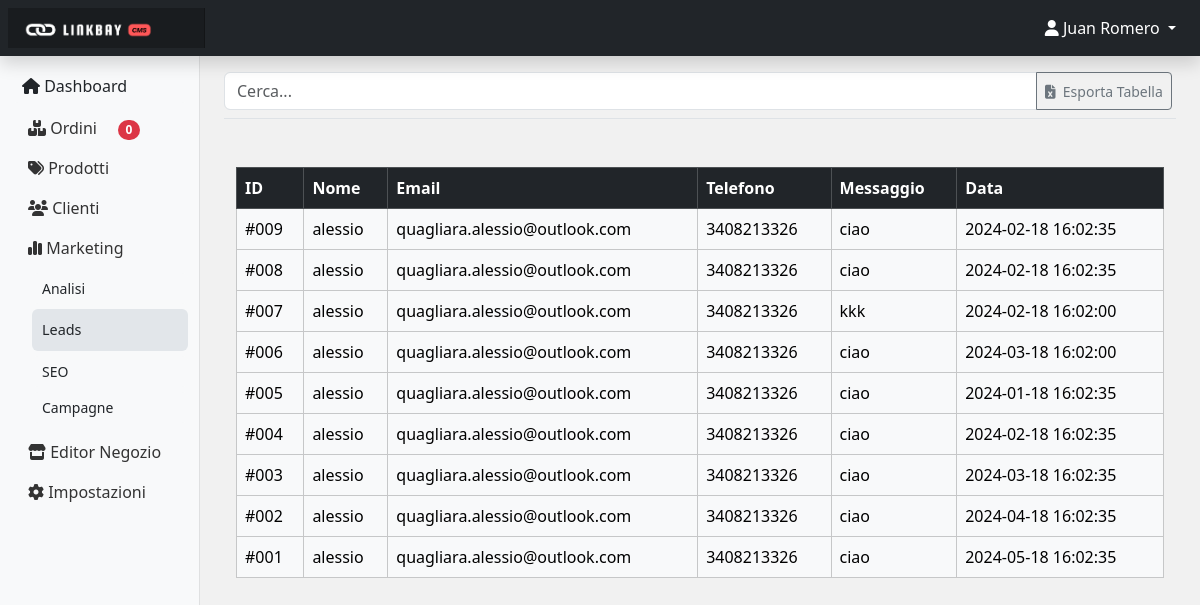
The page /admin/ui/leads.php (signed in) on the database as committed earlier.
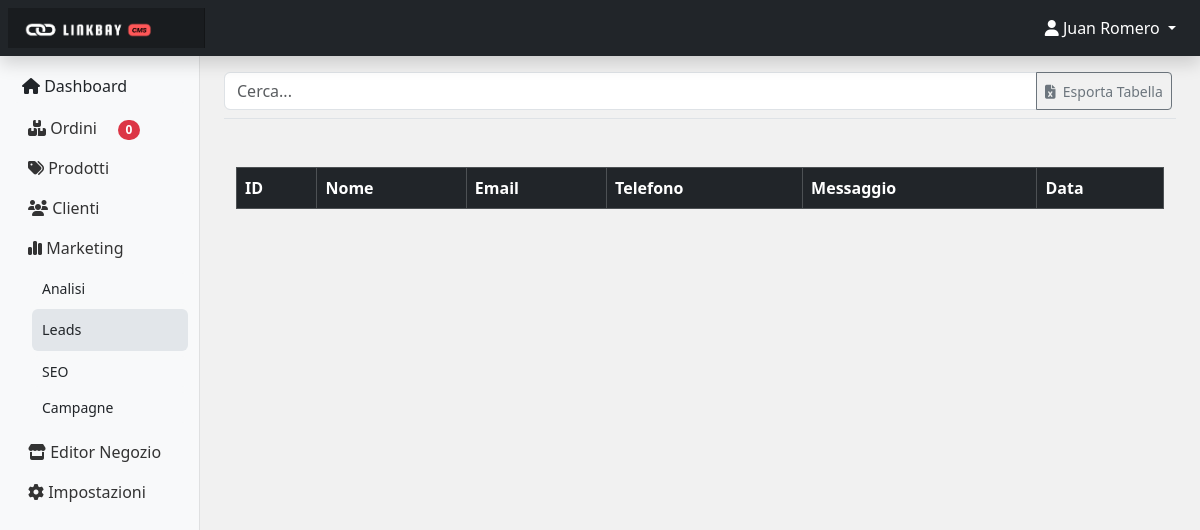
The same page on the database as committed later.
### tables this page shows
CREATE TABLE `leads` (
  `lead` int(11) NOT NULL,
  `nome` varchar(255) NOT NULL,
  `email` varchar(255) NOT NULL,
  `telefono` varchar(255) NOT NULL,
  `messaggio` text NOT NULL,
  `data_rec` datetime NOT NULL
);

### app.php (the view, shortened to what this page needs)
<?php
function ordiniNav() {
    require '../../conn.php';
    $ordersByState = [];
    $totalOrdersQuery = "SELECT COUNT(*) as total FROM ordini WHERE stato_ordine != 'Completo' AND stato_ordine != 'Abbandonato'";
    $totalOrdersResult = $conn->query($totalOrdersQuery);
    if ($totalOrdersRow = $totalOrdersResult->fetch_assoc()) {
        $ordersByState['totali'] = $totalOrdersRow['total'];
    }
    $states = ['Inevaso', 'Da Spedire', 'Abbandonato'];
    foreach ($states as $state) {
        $query = "SELECT COUNT(*) as total FROM ordini WHERE stato_ordine = '$state'";
        $result = $conn->query($query);
        if ($row = $result->fetch_assoc()) {
            $ordersByState[strtolower($state)] = $row['total'];
        }
    }
    return $ordersByState;
}
function listaLeads() {
    require '../../conn.php';
    $html = '<div class="container mt-5">';
    $html .= '<div class="table-responsive">';
    $html .= '<table class="table table-bordered table-hover" id="myTable">';
    $html .= '<thead class="table-dark">';
    $html .= '<tr>';
    $html .= '<th>ID</th>';
    $html .= '<th>Nome</th>';
    $html .= '<th>Email</th>';
    $html .= '<th>Telefono</th>';
    $html .= '<th>Messaggio</th>';
    $html .= '<th>Data</th>';
    $html .= '</tr>';
    $html .= '</thead>';
    $html .= '<tbody class="table-light">';
    $query = "SELECT * FROM leads ORDER BY lead DESC";
    $result = mysqli_query($conn, $query);
    while ($row = mysqli_fetch_assoc($result)) {
        $html .= "<tr style='cursor: pointer;' onclick='apriModifica(" . $row['lead'] . ")'>";
        $html .= "<td>#00" . htmlspecialchars($row['lead'], ENT_QUOTES) . "</td>";
        $html .= "<td>" . htmlspecialchars($row['nome'], ENT_QUOTES) . "</td>";
        $html .= "<td>" . htmlspecialchars($row['email'], ENT_QUOTES) . "</td>";
        $html .= "<td>" . htmlspecialchars($row['telefono'], ENT_QUOTES) . "</td>";
        $html .= "<td>" . htmlspecialchars($row['messaggio'], ENT_QUOTES) . "</td>";
        $html .= "<td>" . htmlspecialchars($row['data_rec'], ENT_QUOTES) . "</td>";
        $html .= "</tr>";
    }
    $html .= '</tbody>';
    $html .= '</table>';
    $html .= '</div>';
    $html .= '</div>';
    return $html;
}
?>

### admin/ui/leads.php (shortened to what this page needs)
<?php
require ('../../app.php');
?>
<!DOCTYPE html>
<html lang="it">
<head>
    <?php include '../materials/head_content.php'; ?>
</head>
<body style="background-color: #f1f1f1;">
    <?php
    $sidebar_cate = 'marketing';
    $currentPage = basename($_SERVER['PHP_SELF']);
    include '../materials/sidebar.php';
    ?>
<main class="col-md-9 ms-sm-auto col-lg-10 px-md-4">
               <div class="d-flex justify-content-between flex-wrap flex-md-nowrap align-items-center pt-3 pb-2 mb-3 border-bottom">
                   <div class="input-group">
                       <input class="form-control" id="searchInput" type="text" placeholder="Cerca..." aria-label="Cerca">
                       <button class="btn btn-sm btn-outline-secondary" type="button" onclick="exportToExcel()"><i class="fa-solid fa-file-excel"></i>&nbsp; Esporta Tabella</button>&nbsp;
                   </div>
               </div>
               <?php echo listaLeads();?>
           </main>
<?php include '../materials/script.php'; ?>
</body>
</html>

### admin/materials/head_content.php (shortened to what this page needs)
<link href="https://cdn.jsdelivr.net/npm/bootstrap@5.3.3/dist/css/bootstrap.min.css" rel="stylesheet">
<link rel="stylesheet" href="https://cdnjs.cloudflare.com/ajax/libs/font-awesome/6.1.1/css/all.min.css">
<link rel="stylesheet" href="../materials/dashboard.css">

### admin/materials/sidebar.php (shortened to what this page needs)
<?php
$conteggiOrdini = ordiniNav();
?>
<header class="navbar navbar-dark sticky-top bg-dark flex-md-nowrap p-2 shadow">
  <a class="navbar-brand col-md-3 col-lg-2 me-0 px-3" href="#"><img src="../materials/logo_sidebar.png" width="130px" alt=""></a>
        <ul class="nav flex-column">
          <li class="nav-item dropdown">
            <a class="nav-link dropdown-toggle text-white" href="#" id="navbarDropdown" role="button" data-bs-toggle="dropdown" aria-expanded="false">
            <span class="fas fa-user"></span>&nbsp;<?php echo $_SESSION['nome'];?>&nbsp;<?php echo $_SESSION['cognome'];?>
            </a>
          </li>
        </ul>
</header>
<div class="container-fluid">
  <div class="row">
    <nav id="sidebarMenu" class="col-md-3 col-lg-2 d-md-block bg-light sidebar collapse">
      <div class="position-sticky pt-3">
        <ul class="nav flex-column">
          <li class="nav-item">
            <a class="link-dark rounded <?php if($currentPage == 'homepage.php'){echo 'custom-link-active';}else{echo 'custom-link';} ?>" href="homepage">
            <span class="fas fa-home"></span>
              Dashboard
            </a>
          </li>
          <li class="nav-item">
            <a class="nav-link" data-bs-toggle="collapse" href="#gestioneOrdiniCollapse" role="button" aria-expanded="false" aria-controls="gestioneOrdiniCollapse">
            <i class="fa-solid fa-boxes-stacked"></i>
              Ordini &nbsp;&nbsp;&nbsp;&nbsp;<span class="badge bg-danger rounded-pill"><?php echo $conteggiOrdini['totali']; ?></span>
            </a>
          </li>
          <li class="nav-item">
            <a class="nav-link" data-bs-toggle="collapse" href="#gestioneProdottiCollapse" role="button" aria-expanded="false" aria-controls="gestioneProdottiCollapse">
            <i class="fa-solid fa-tags"></i>
              Prodotti
            </a>
          </li>
          <li class="nav-item">
            <a class="nav-link" data-bs-toggle="collapse" href="#gestioneClientiCollapse" role="button" aria-expanded="false" aria-controls="gestioneClientiCollapse">
            <i class="fa-solid fa-users"></i>
              Clienti
            </a>
          </li>
          <li class="nav-item">
            <a class="nav-link" data-bs-toggle="collapse" href="#gestioneMarketingCollapse" role="button" aria-expanded="false" aria-controls="gestioneMarketingCollapse">
            <i class="fa-solid fa-chart-simple"></i>
              Marketing
            </a>
            <div class="collapse <?php if($sidebar_cate == 'marketing'){echo 'show';} ?>" id="gestioneMarketingCollapse">
              <ul class="btn-toggle-nav list-unstyled fw-normal pb-1 small" style="margin-left: 20px;">
                <li><a href="analisi" class="link-dark rounded <?php if($currentPage == 'analisi.php'){echo 'custom-link-active';}else{echo 'custom-link';} ?>">Analisi</a></li>
                <li><a href="leads" class="link-dark rounded <?php if($currentPage == 'leads.php'){echo 'custom-link-active';}else{echo 'custom-link';} ?>">Leads</a></li>
                <li><a href="seo" class="link-dark rounded <?php if($currentPage == 'seo.php'){echo 'custom-link-active';}else{echo 'custom-link';} ?>">SEO</a></li>
                <li><a href="campagne" class="link-dark rounded <?php if($currentPage == 'campagne.php'){echo 'custom-link-active';}else{echo 'custom-link';} ?>">Campagne</a></li>
              </ul>
            </div>
          </li>
          <li class="nav-item">
            <a class="nav-link" data-bs-toggle="collapse" href="#gestioneNegozioCollapse" role="button" aria-expanded="false" aria-controls="gestioneNegozioCollapse">
            <i class="fa-solid fa-store"></i>
            Editor Negozio
            </a>
          </li>
          <li class="nav-item">
            <a class="nav-link" data-bs-toggle="collapse" href="#gestioneSettingCollapse" role="button" aria-expanded="false" aria-controls="gestioneSettingCollapse">
            <i class="fa-solid fa-gear"></i>
              Impostazioni
            </a>
          </li>
        </ul>
      </div>
    </nav>
  </div>
</div>

### admin/materials/script.php (shortened to what this page needs)
<link href="https://cdn.jsdelivr.net/npm/bootstrap@5.3.3/dist/css/bootstrap.min.css" rel="stylesheet">

### admin/materials/dashboard.css (style rules this page uses)
body { font-size: .875rem; }
.sidebar { position: fixed; top: 0; bottom: 0; left: 0; z-index: 100; padding: 48px 0 0; box-shadow: inset -1px 0 0 rgba(0, 0, 0, .1); }
.sidebar .nav-link { font-weight: 500; color: #333; }
.navbar-brand { padding-top: .75rem; padding-bottom: .75rem; font-size: 1rem; background-color: rgba(0, 0, 0, .25); box-shadow: inset -1px 0 0 rgba(0, 0, 0, .25); }

### admin/materials/sidebar.php (style rules this page uses)
.custom-link { display: block; padding: 5px 10px; margin: 5px 0; background-color: #f8f9fa; color: Black; border-radius: 5px; text-decoration: none; transition: background-color 0.2s ease-in-out; }
.custom-link-active { display: block; padding: 5px 10px; margin: 5px 0; background-color: #e2e6ea; text-decoration: none; color: #ff5758; padding: 10px; font-size: 0.9rem; }

Rows that differ between the two databases and show on the page:
removed leads: lead "9", nome "alessio", email "quagliara.alessio@outlook.com", telefono "3408213326", messaggio "ciao", data_rec "2024-02-18 16:02:35"
removed leads: lead "8", nome "alessio", email "quagliara.alessio@outlook.com", telefono "3408213326", messaggio "ciao", data_rec "2024-02-18 16:02:35"
removed leads: lead "7", nome "alessio", email "quagliara.alessio@outlook.com", telefono "3408213326", messaggio "kkk", data_rec "2024-02-18 16:02:00"
removed leads: lead "6", nome "alessio", email "quagliara.alessio@outlook.com", telefono "3408213326", messaggio "ciao", data_rec "2024-03-18 16:02:00"
removed leads: lead "5", nome "alessio", email "quagliara.alessio@outlook.com", telefono "3408213326", messaggio "ciao", data_rec "2024-01-18 16:02:35"
removed leads: lead "4", nome "alessio", email "quagliara.alessio@outlook.com", telefono "3408213326", messaggio "ciao", data_rec "2024-02-18 16:02:35"
removed leads: lead "3", nome "alessio", email "quagliara.alessio@outlook.com", telefono "3408213326", messaggio "ciao", data_rec "2024-03-18 16:02:35"
removed leads: lead "2", nome "alessio", email "quagliara.alessio@outlook.com", telefono "3408213326", messaggio "ciao", data_rec "2024-04-18 16:02:35"
removed leads: lead "1", nome "alessio", email "quagliara.alessio@outlook.com", telefono "3408213326", messaggio "ciao", data_rec "2024-05-18 16:02:35"
